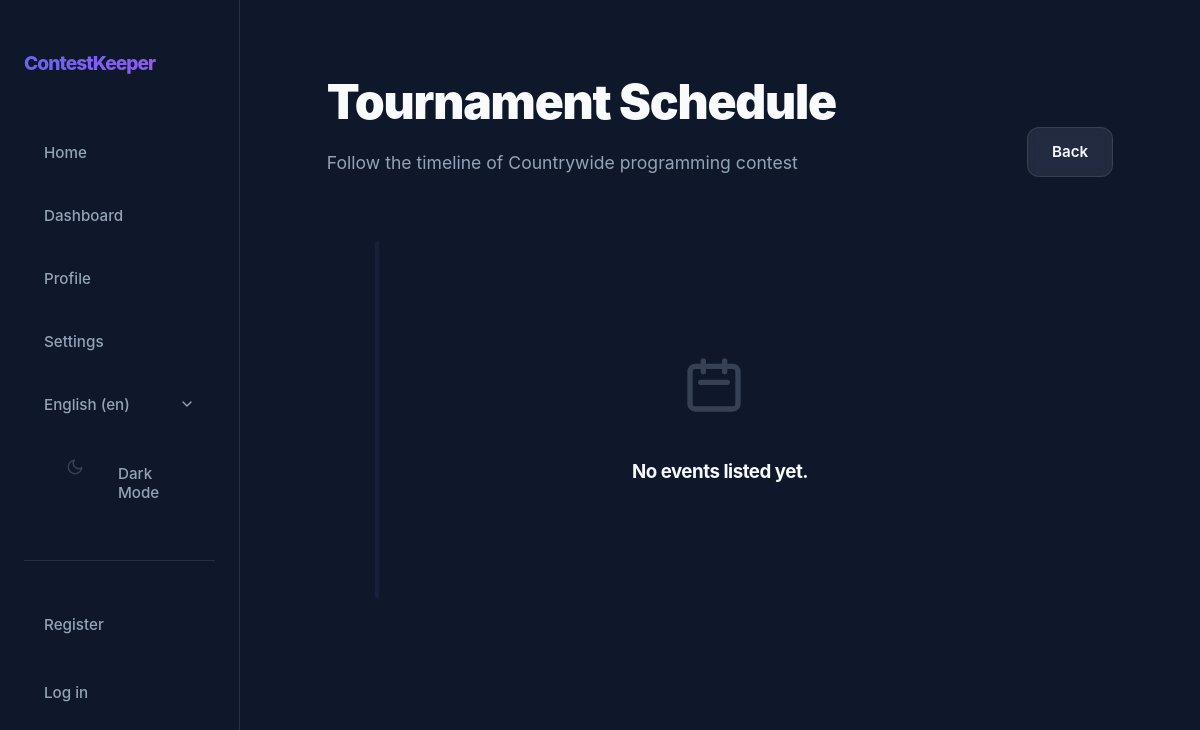
Before: /en/contests/16/schedule/ with the older database file.
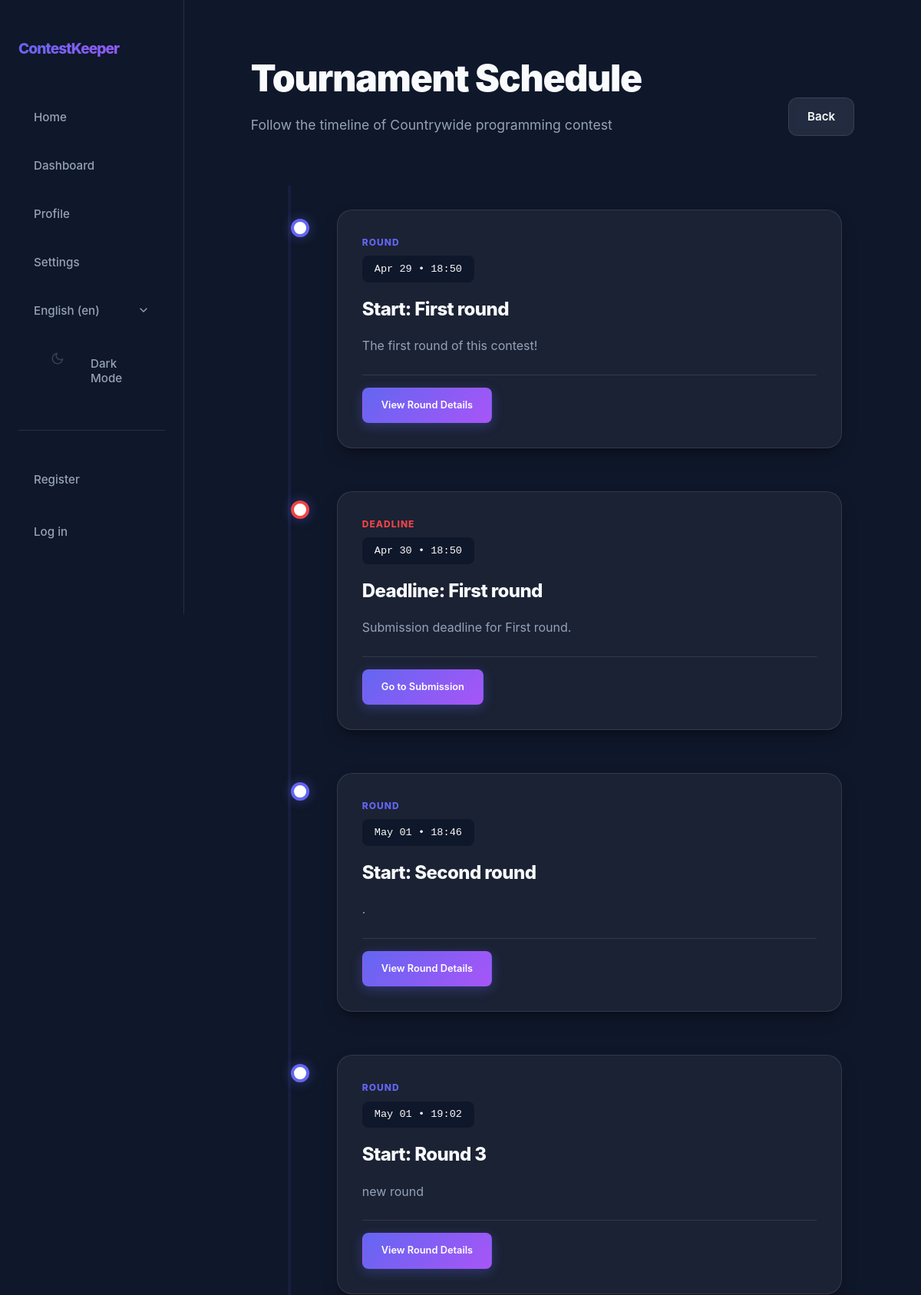
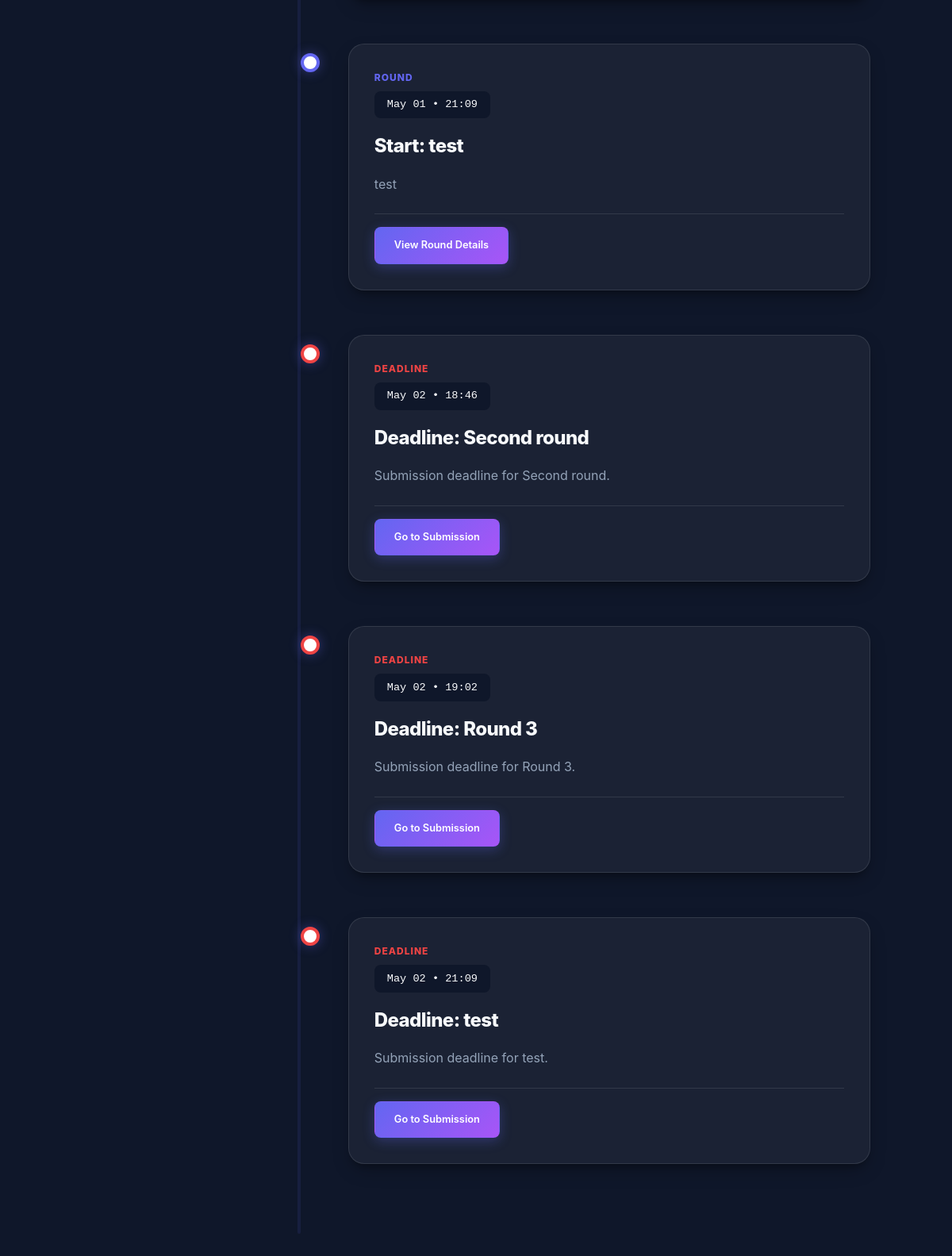
After: the same page with the newer database file (2 pictures, top to bottom).
### app/models.py (models this page shows, shortened)
class Contest(models.Model):
    class Status(models.TextChoices):
        DRAFT = "DRAFT", _("Draft")
        REGISTRATION = "REGISTRATION", _("Registration")
        RUNNING = "RUNNING", _("Running")
        FINISHED = "FINISHED", _("Finished")
    name = models.CharField(_("Name"), max_length=100)
    description = models.TextField(_("Description"), max_length=500)
    registration_start = models.DateTimeField(_("Registration Start"), null=True, blank=True)
    registration_end = models.DateTimeField(_("Registration End"), null=True, blank=True)
    start_date = models.DateTimeField(_("Start Date"))
    end_date = models.DateTimeField(_("End Date"))
    max_teams = models.PositiveIntegerField(_("Max Teams"), null=True, blank=True)
    format = models.CharField(_("Format"), max_length=50, blank=True, help_text=_("e.g. Online, Onsite, Hybrid"))
    organizer = models.ForeignKey(User, on_delete=models.CASCADE, related_name="organized_contests", null=True, blank=True, verbose_name=_("Organizer"))
    status = models.CharField(_("Status"), choices=Status.choices, default=Status.DRAFT)
    is_draft = models.BooleanField(_("Is Draft"), default=True)
    jurys = models.ManyToManyField(User, related_name="judged_contests", blank=True)
    participants = models.ManyToManyField(User, related_name="participated_contests", blank=True)
    teams = models.ManyToManyField(Team, related_name="teams_in_contests", blank=True)

class ScheduleEvent(models.Model):
    class EventType(models.TextChoices):
        ROUND = "ROUND", _("Round")
        DEADLINE = "DEADLINE", _("Deadline")
        WORKSHOP = "WORKSHOP", _("Workshop")
        OTHER = "OTHER", _("Other")
    contest = models.ForeignKey(Contest, on_delete=models.CASCADE, related_name="schedule_events", verbose_name=_("Contest"))
    title = models.CharField(_("Title"), max_length=200)
    description = models.TextField(_("Description"), blank=True)
    start_time = models.DateTimeField(_("Start Time"))
    end_time = models.DateTimeField(_("End Time"), null=True, blank=True)
    event_type = models.CharField(_("Event Type"), max_length=20, choices=EventType.choices, default=EventType.ROUND)
    round = models.ForeignKey(Round, on_delete=models.CASCADE, related_name="schedule_events", null=True, blank=True, verbose_name=_("Round"))
    order = models.PositiveIntegerField(default=0)
    class Meta:
        ordering = ["start_time", "order"]

### app/views/views_analytics.py (the view)
# urls.py: path("<int:pk>/schedule/",                  views.ScheduleView.as_view(),           name="schedule"),
class ScheduleView(ContestContextMixin, ListView):
    model = ScheduleEvent
    template_name = "app/schedule/schedule.html"
    context_object_name = "events"
    def get_queryset(self):
        return ScheduleEvent.objects.filter(contest=self.contest).order_by("start_time", "order")

### app/context_processors.py (called while the page is built)
def notification_count(request):
    if request.user.is_authenticated:
        return {
            'unread_notification_count': request.user.notifications.filter(is_read=False).count()
        }
    return {'unread_notification_count': 0}

### app/views/views_base.py (called while the page is built)
    def dispatch(self, request, *args, **kwargs):
        self.contest = get_object_or_404(Contest, pk=kwargs["pk"])
        return super().dispatch(request, *args, **kwargs)

    def get_context_data(self, **kwargs):
        context = super().get_context_data(**kwargs)
        context["contest"] = self.contest
        return context

### app/templates/app/schedule/schedule.html (shortened to what this page needs)
{% extends 'app/core/base.html' %}
{% load static i18n %}
{% block extra_css %}
<link rel="stylesheet" href="{% static 'css/schedule/schedule.css' %}">
{% endblock %}
{% block content %}
<div class="container py-5">
    <div class="div-005">
        <div>
            <h1 class="h1-001">{% trans 'Tournament Schedule' %}</h1>
            <p class="p-001">{% blocktrans with name=contest.name %}Follow the timeline of {{ name }}{% endblocktrans %}
            </p>
        </div>
        <div class="div-001">
            <a href="{% url 'contest_detail' contest.pk %}" class="btn btn-secondary button-001">{% trans 'Back' %}</a>
        </div>
    </div>
    <div class="timeline-container">
        <div class="timeline-line"></div>
        {% for event in events %}
        <div class="timeline-item" style="animation-delay: {{ forloop.counter0|add:0.1 }}s">
            <div class="timeline-dot dot-{{ event.event_type }}"></div>
            <div class="glass-card">
                <div class="event-type-label type-{{ event.event_type }}">{{ event.get_event_type_display }}</div>
                <div class="time-badge">
                    {{ event.start_time|date:"M d • H:i" }}
                </div>
                <div class="div-003">
                    <h2 class="h2-001">{{ event.title }}</h2>
                </div>
                {% if event.description %}
                <p class="p-002">{{ event.description|linebreaksbr }}</p>
                {% endif %}
                {% if event.round %}
                <div class="div-004">
                    <a href="{% if user == contest.organizer %}{% url 'round_detail' contest.pk event.round.id %}{% else %}{% url 'round_detail_team' contest.pk event.round.id %}{% endif %}" class="btn btn-sm btn-primary a-001">
                        {% if event.event_type == 'DEADLINE' %}
                        {% trans "Go to Submission" %}
                        {% else %}
                        {% trans "View Round Details" %}
                        {% endif %}
                    </a>
                </div>
                {% endif %}
            </div>
        </div>
        {% empty %}
        <div class="div-002">
            <svg fill="none" stroke="currentColor" viewBox="0 0 24 24" class="svg-001">
                <path stroke-linecap="round" stroke-linejoin="round" stroke-width="2"
                    d="M8 7V3m8 4V3m-9 8h10M5 21h14a2 2 0 002-2V7a2 2 0 00-2-2H5a2 2 0 00-2 2v12a2 2 0 002 2z"></path>
            </svg>
            <h3>{% trans 'No events listed yet.' %}</h3>
        </div>
        {% endfor %}
    </div>
</div>
{% endblock %}

### app/templates/app/core/base.html (shortened to what this page needs)
{% load static %}
{% load i18n %}
<!DOCTYPE html>
<html lang="en">
<head>
    <link rel="stylesheet" href="{% static 'css/core/common.css' %}">
    <link rel="stylesheet" href="{% static 'css/core/nav.css' %}">
    <link href="{% static 'fonts/origin.css' %}" rel="stylesheet">
    {% block extra_css %}{% endblock %}
</head>
<body>
    {% include 'app/core/nav.html' %}
    <main id="main-content" class="dashboard-container {% block main_class %}{% endblock %}">
        {% block content %}{% endblock %}
    </main>
</body>
</html>

### app/templates/app/core/nav.html (shortened to what this page needs)
{% load static i18n %}
<nav id="nav">
    <div class="nav-container">
        <a href="{% url 'home' %}" class="nav-logo">{% trans 'ContestKeeper' %}</a>
        <div class="nav-links">
            <button data-url="{% url 'home' %}" class="nav-link" id="homeBtn">{% trans "Home" %}</button>
            <button data-url="{% url 'dashboard' %}" class="nav-link" id="dashboardBtn">{% trans "Dashboard" %}</button>
            <button data-url="{% url 'profile' %}" class="nav-link" id="profileBtn">{% trans "Profile" %}</button>
            <button data-url="{% url 'settings' %}" class="nav-link" id="settingsBtn">{% trans "Settings" %}</button>
            <div class="nav-lang-switcher">
                <form action="{% url 'set_language' %}" method="post" class="form-001">
                    <select name="language" onchange="this.form.submit()" class="nav-lang-select" aria-label="{% trans 'Select language' %}">
                        {% get_current_language as LANGUAGE_CODE %}
                        {% get_available_languages as LANGUAGES %}
                        {% get_language_info_list for LANGUAGES as languages %}
                        {% for language in languages %}
                            <option value="{{ language.code }}"{% if language.code == LANGUAGE_CODE %} selected{% endif %}>
                                {{ language.name_local }} ({{ language.code }})
                            </option>
                        {% endfor %}
                    </select>
                </form>
            </div>
            <button id="themeToggle" class="nav-link" aria-label="{% trans 'Toggle theme' %}">
                <svg id="themeIcon" width="18" height="18" viewBox="0 0 24 24" fill="none" stroke="currentColor" stroke-width="2" stroke-linecap="round" stroke-linejoin="round" class="svg-001">
                    <path d="M21 12.79A9 9 0 1 1 11.21 3 7 7 0 0 0 21 12.79z"></path>
                </svg>
                <span id="themeText">{% if request.COOKIES.theme == 'light' %}{% trans "Light Mode" %}{% else %}{% trans "Dark Mode" %}{% endif %}</span>
            </button>
            <hr class="nav-auth-divider">
            {% if user.is_authenticated %}
            <button data-url="{% url 'notification_list' %}" class="nav-link notification-btn" id="notificationsBtn" aria-label="{% trans 'Notifications' %}">
                <svg width="20" height="20" viewBox="0 0 24 24" fill="none" stroke="currentColor" stroke-width="2" stroke-linecap="round" stroke-linejoin="round">
                    <path d="M18 8A6 6 0 0 0 6 8c0 7-3 9-3 9h18s-3-2-3-9"></path>
                    <path d="M13.73 21a2 2 0 0 1-3.46 0"></path>
                </svg>
                {% if unread_notification_count %}
                <span class="notification-badge">{{ unread_notification_count }}</span>
                {% endif %}
            </button>
            <span class="nav-user">{{ user.username }}</span>
            <form method="post" action="{% url 'logout' %}" class="nav-logout-form">
                {% csrf_token %}
                <button type="submit" class="nav-link">{% trans "Log out" %}</button>
            </form>
            {% else %}
            <a href="{% url 'register' %}" class="nav-link">{% trans "Register" %}</a>
            <a href="{% url 'login' %}" class="nav-link">{% trans "Log in" %}</a>
            {% endif %}
        </div>
    </div>
</nav>

### app/static/css/core/common.css (style rules this page uses)
:root { --nav-width: 260px; --primary: #6366f1; --primary-rgb: 99, 102, 241; --primary-hover: #4f46e5; --secondary: #a855f7; --bg-dark: #0f172a; --bg-card: var(--glass-light); --text-main: #f8fafc; --text-muted: #94a3b8; --border: rgba(var(--white-rgb), 0.1); --glass: var(--glass-light); --glass-hover: rgba(var(--white-rgb), 0.1); --bg-card-hover: rgba(var(--bg-dark-rgb), 0.95); --input-bg: var(--bg-navy-medium); --input-bg-focus: var(--bg-navy-solid); --input-text: #ffffff; --shadow-lg: 0 10px 25px -5px var(--shadow-intensity-dark), 0 8px 10px -6px var(--shadow-intensity-dark); --success: #22c55e; --success-rgb: 34, 197, 94; --error: #ef4444; --error-rgb: 239, 68, 68; --warning: #f59e0b; --warning-rgb: 245, 158, 11; --info: #3b82f6; --info-rgb: 59, 130, 246; --slate-rgb: 148, 163, 184; --white-rgb: 255, 255, 255; --black-rgb: 0, 0, 0; --bg-primary-tint: rgba(var(--primary-rgb), 0.1); --bg-success-tint: rgba(var(--success-rgb), 0.15); --bg-error-tint: rgba(var(--error-rgb), 0.15); --bg-warning-tint: rgba(var(--warning-rgb), 0.15); --bg-info-tint: rgba(var(--info-rgb), 0.15); --bg-slate-tint: rgba(var(--slate-rgb), 0.15); --overlay-subtle: rgba(var(--black-rgb), 0.05); --overlay-medium: rgba(var(--black-rgb), 0.1); --glass-light: rgba(var(--white-rgb), 0.05); --glass-medium: rgba(var(--white-rgb), 0.3); --glass-border-light: rgba(var(--white-rgb), 0.1); --shadow-brand: var(--shadow-brand); --primary-subtle: rgba(var(--primary-rgb), 0.1); --primary-medium: rgba(var(--primary-rgb), 0.3); --primary-strong: rgba(var(--primary-rgb), 0.4); --bg-dark-rgb: 15, 23, 42; --bg-navy-soft: rgba(var(--bg-dark-rgb), 0.4); --bg-navy-medium: rgba(var(--bg-dark-rgb), 0.6); --bg-navy-solid: rgba(var(--bg-dark-rgb), 0.8); --shadow-intensity-dark: rgba(var(--black-rgb), 0.3); --shadow-faint: rgba(var(--black-rgb), 0.06); --glass-solid-light: rgba(var(--white-rgb), 0.85); --glass-solid-ultra: rgba(var(--white-rgb), 0.95); --white-alpha-02: rgba(var(--white-rgb), 0.02); --white-alpha-03: rgba(var(--white-rgb), 0.03); --white-alpha-07: rgba(var(--white-rgb), 0.07); --white-alpha-20: rgba(var(--white-rgb), 0.20); --hex-primary-1: var(--primary); --hex-primary-2: var(--primary); --hex-indigo-alt: var(--primary); --hex-primary-light: var(--bg-primary-tint); --hex-primary-lightest: var(--bg-primary-tint); --hex-primary-dark: var(--primary-hover); --hex-success-1: var(--success); --hex-success-2: var(--success); --hex-success-3: var(--success); --hex-success-4: var(--success); --hex-success-light: var(--bg-success-tint); --hex-success-dark: var(--success); }
@media (max-width: 1200px) { :root { --nav-width: 240px; } }
* { margin: 0; box-sizing: border-box; }
html { overflow-x: clip; font-size: clamp(16px, 1vw, 5vw); }
body { background-color: var(--bg-dark); color: var(--text-main); font-family: "Inter", -apple-system, BlinkMacSystemFont, "Segoe UI", Roboto, Helvetica, Arial, sans-serif; line-height: 1.6; min-height: 100vh; overflow-x: clip; }
.container { width: min(1280px, 95%); margin: 0 auto; padding: clamp(1rem, 5vw, 2.5rem); }
.dashboard-container { box-sizing: border-box; width: 100%; padding: clamp(0.75rem, min(3vw, 1.5rem), 1.5rem); }
h1, h2, h3 { color: var(--text-main); letter-spacing: -0.025em; }
.btn { display: inline-flex; align-items: center; justify-content: center; padding: 0.75rem 1.5rem; border-radius: 0.75rem; font-weight: 600; font-size: 0.95rem; font-family: inherit; text-decoration: none; transition: all 0.2s ease; cursor: pointer; border: 1px solid transparent; gap: 0.5rem; }
.btn-primary { background: linear-gradient(135deg, var(--primary) 0%, var(--secondary) 100%); color: white; box-shadow: 0 4px 15px var(--primary-medium); }
.btn-secondary { background: var(--bg-slate-tint); color: var(--text-main); border: 1px solid var(--border); backdrop-filter: blur(4px); }
.form-input, input, textarea, select { width: 100%; background: var(--input-bg); border: 1px solid var(--border); border-radius: 0.8rem; padding: 0.8rem 1rem; color: var(--input-text); font-family: inherit; font-size: 1rem; transition: all 0.3s; }

Changed rows visible on the page:
added ScheduleEvent: event_type "ROUND", start_time "Apr 29 • 18:50", title "Start: First round", description "The first round of this contest!"
added ScheduleEvent: event_type "DEADLINE", start_time "Apr 30 • 18:50", title "Deadline: First round", description "Submission deadline for First round."
added ScheduleEvent: event_type "ROUND", start_time "May 01 • 18:46", title "Start: Second round", description "."
added ScheduleEvent: event_type "ROUND", start_time "May 01 • 19:02", title "Start: Round 3", description "new round"
added ScheduleEvent: event_type "ROUND", start_time "May 01 • 21:09", title "Start: test", description "test"
added ScheduleEvent: event_type "DEADLINE", start_time "May 02 • 18:46", title "Deadline: Second round", description "Submission deadline for Second round."
added ScheduleEvent: event_type "DEADLINE", start_time "May 02 • 19:02", title "Deadline: Round 3", description "Submission deadline for Round 3."
added ScheduleEvent: event_type "DEADLINE", start_time "May 02 • 21:09", title "Deadline: test", description "Submission deadline for test."
Other visible differences:
text no longer shown: "No events listed yet."
